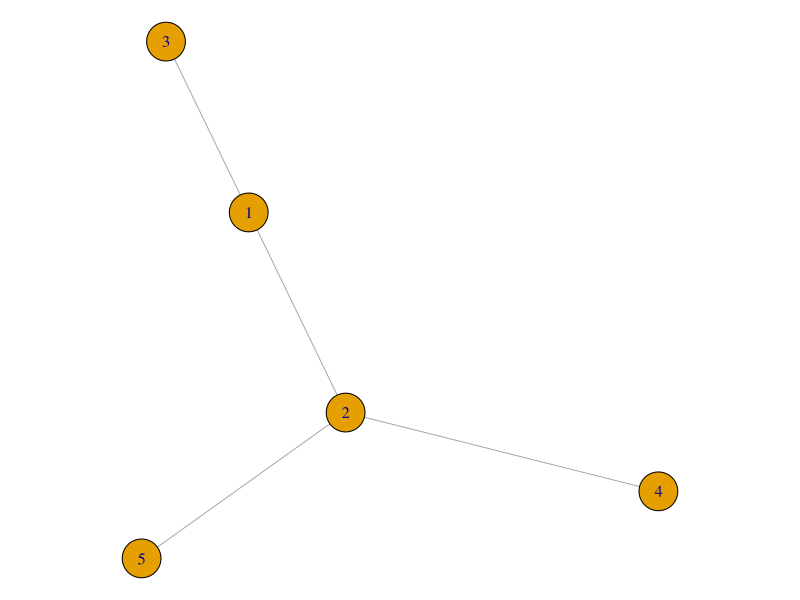

R code for this plot:
A_u <- matrix(c(0,1,1,0,0, # An example input matrix
                1,0,0,1,1,
                1,0,0,0,0,
                0,1,0,0,0,
                0,1,0,0,0),5,5, byrow=F)
isSymmetric(A_u)
A_u
g <- igraph::graph.adjacency(A_u, mode = 'undirected')
par(mar=c(0,0,0,0))
plot(g)
